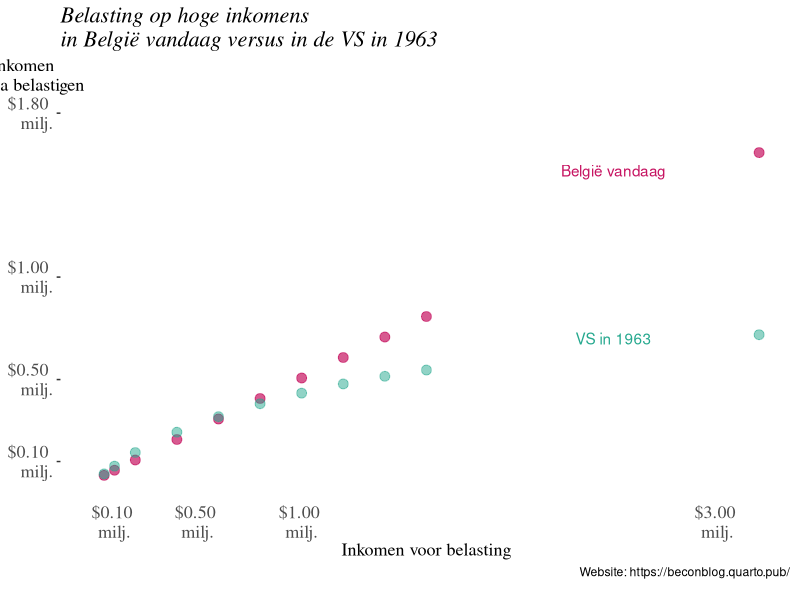

Here is the R script that generated this plot:
## ---- chunk 1
library(tidyverse)
library(ggplot2)
theme_bakou <- function(font = "serif" , fs_title = 18, fs_subtitle= 18, fs_ax_leg = 17) {
  
  theme_classic() + theme(
    axis.line = element_blank(),
    axis.text = element_text(family = font, size = fs_ax_leg),
    axis.text.x = element_blank(),
    axis.title.x = element_text(family = font, size = fs_ax_leg),
    axis.ticks.x = element_blank(),
    legend.text = element_text(family = font,size=fs_ax_leg),
    legend.title = element_text(family = font,size=fs_ax_leg),
    legend.position = "none",
    strip.background = element_blank(),
    plot.title = element_text( family = font, size = fs_title, face = 'italic'), 
    plot.subtitle = element_text(family = font, size=fs_subtitle, margin=  margin(l=-50) ),
    panel.grid.major.x = element_blank(),
    panel.grid.major.y = element_blank(),
    panel.grid.minor.x = element_blank(),
    panel.grid.minor.y = element_blank(),    
    
  )
}
income_tax <- function(income, brackets, rates) {
  
  sum(diff(c(0,pmin(income, brackets)))*rates)
} 
## ---- chunk 2
#| label: Plot_VS_1963
#| fig-cap: "Progressievere belastingen in de Verenigde Staten van 1963 dan in België vandaag"

data.frame(income = c(50000, 100000, 200000, 400000, 600000, 800000, 1000000, 1200000, 1400000, 1600000, 3200000, 6400000,9600000, 12800000,16000000 )) %>% rowwise() %>% mutate(tax_VS = income_tax(income, brackets= c( 34000,68800, 103200,137600 ,172000,206400,240800,275200 , 309600 ,344000 , 378400, 447200,550400 ,653600 , 756800 ,860000 , 1032000, 1204000 ,1376000 , 1548000 , 1720000, 2580000 , 3440000 , 17000000), rates = c(0.2,0.22,0.26,0.3,0.34,0.38,0.43,0.47,0.5,0.53,0.56,0.59,0.62,0.65,0.69,0.72,0.75,0.78,0.81,0.84,0.87,0.89,0.9,0.91)), tax_BE = income_tax(income, brackets = c(9050, 13450,23900, 41360,17000000), rates= c(0,0.25, 0.4,0.45,0.5)) , income_after_tax_VS = income - tax_VS, income_after_tax_BE = income-tax_BE )  %>% ggplot(aes(x= income)) + geom_point(aes(y= income_after_tax_BE), color= "#c61361", size= 3, alpha=0.7 ) + geom_point(aes(y=income_after_tax_VS), color= "#25a88e", size=3, alpha=0.5) + theme_bakou(fs_title = 16, fs_subtitle = 13, fs_ax_leg = 13) + theme(axis.text.x= element_text()) +  coord_cartesian(xlim=c(0,3200000), ylim=c(0,1800000)) + scale_x_continuous(breaks= c(100000, 500000, 1000000, 3000000), labels = scales::dollar_format(scale=0.000001, prefix = "$", suffix=" \nmilj." ))+ scale_y_continuous(breaks= c(100000, 500000, 1000000, 1800000),labels = scales::dollar_format(scale=0.000001, prefix = "$", suffix=" \nmilj." ))  + labs(x= "Inkomen voor belasting", y= NULL, title="Belasting op hoge inkomens \nin België vandaag versus in de VS in 1963", subtitle= "Inkomen \nna belastigen" ,caption = "Website: https://beconblog.quarto.pub/ \n") + annotate(geom="text", x= 2500000, y= 700000, label= "VS in 1963", color= "#25a88e") + annotate(geom="text", x= 2500000, y= 1520000, label= "België vandaag", color= "#c61361")
